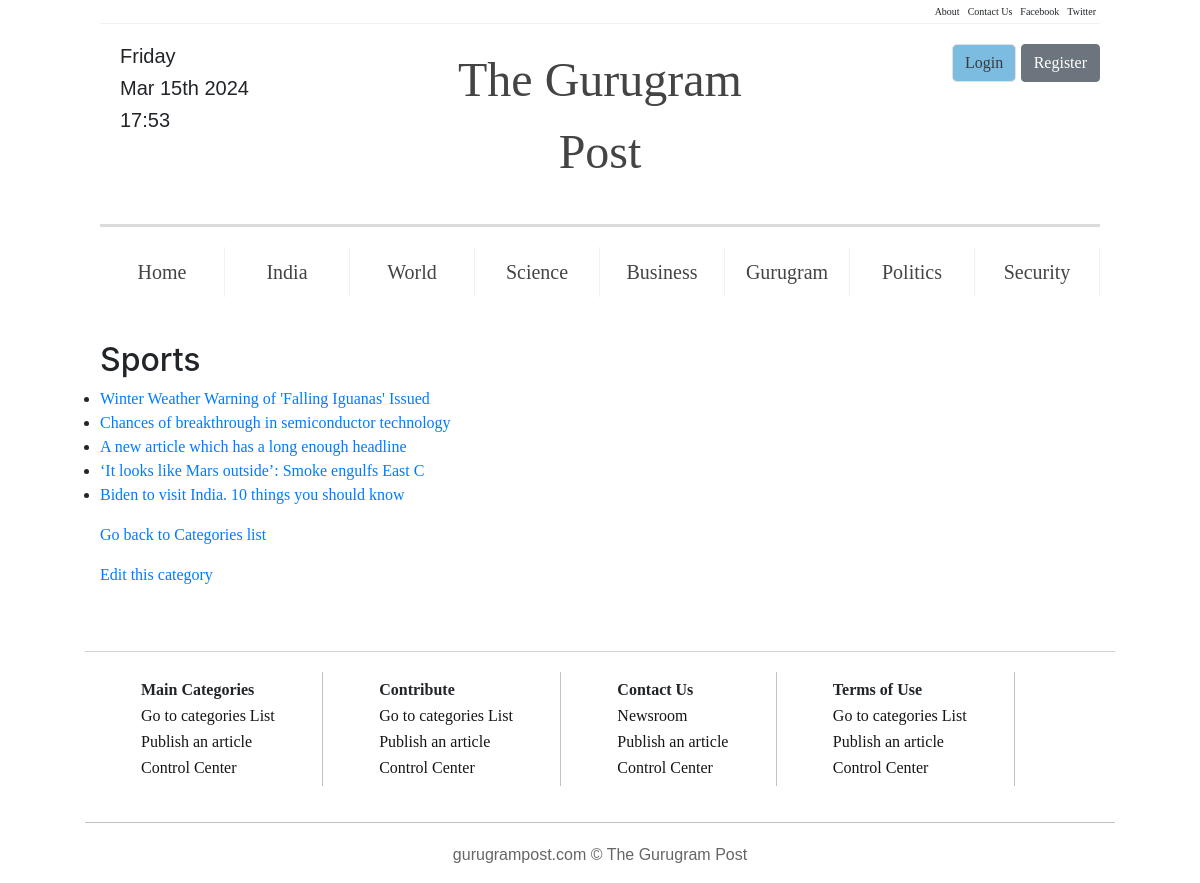
/blog/category/sports, run on the app's committed database.
### Blog/models.py (models this page shows, shortened)
class Category(models.Model):
    cat_name=models.CharField(max_length=45, unique=True)
    slug=models.SlugField(max_length=30,unique=True)
    img=models.ImageField(blank=True)

class Article(models.Model):
    title=models.CharField(max_length=100)
    date_pub=models.DateTimeField("Published DateTime",auto_now_add=True) #auto_now_add is for adding date when first created, not whenever updated
    author=models.ForeignKey(get_user_model(),on_delete=models.CASCADE)
    cat=models.ManyToManyField("Category",verbose_name="Category")
    text=RichTextField()
    img=models.ImageField(verbose_name='Cover Image',null=True,blank=True)
    slug=models.SlugField(max_length=50, unique_for_month="date_pub")    #must include only lowercase alphanumeric characters and dashes
    updated_at=models.DateTimeField("Updated on",auto_now=True)
    featured=models.BooleanField(verbose_name='Home Page(Featured)',default=False)
    section=models.ForeignKey('Section',on_delete=models.CASCADE,default=None,null=True)
    class Meta:
        ordering = ('-date_pub',)

### Blog/views.py (the view)
# urls.py: path('category/<slug:slug>', views.cat_detail, name='cat_detail'),
def cat_detail(request,slug):
    template="Blog/cat_detail.html"
    cat=Category.objects.get(slug__iexact=slug)
    ctx={"cat":cat}
    return render(request,template,ctx)

### Blog/templates/Blog/cat_detail.html (shortened to what this page needs)
{% extends "Blog/base.html" %}
{% block content %}
<h2>{{cat.cat_name|title}}</h2>
<ul>
    {% for art in cat.article_set.all %}
   <li>
    <a href="{% url 'blog:article_detail' art.date_pub.year art.date_pub.month art.slug %}">{{art.title}}</a>
   </li>
   {%endfor%}
</ul>
<p><a href="{% url 'blog:cat_list' %}">Go back to Categories list</a></p>
<p><a href="{% url 'blog:category_update' cat.slug %}">Edit this category</a></p>
{% endblock %}

### Blog/static/blog/css/base.css (style rules this page uses)
* { box-sizing: border-box; margin: 0; padding: 0; font-family: 'Times New Roman', Times, serif; }
body { margin: 0px 100px 0px 100px; }
p { font-family: Helvetica; color: #666666; font-size: 100%; }

### data on the page
Category: cat_name "Sports"
Article: title "Winter Weather Warning of 'Falling Iguanas' Issued"
Article: title "Chances of breakthrough in semiconductor technology"
Article: title "A new article which has a long enough headline"
Article: title "‘It looks like Mars outside’: Smoke engulfs East C"
Article: title "Biden to visit India. 10 things you should know"
